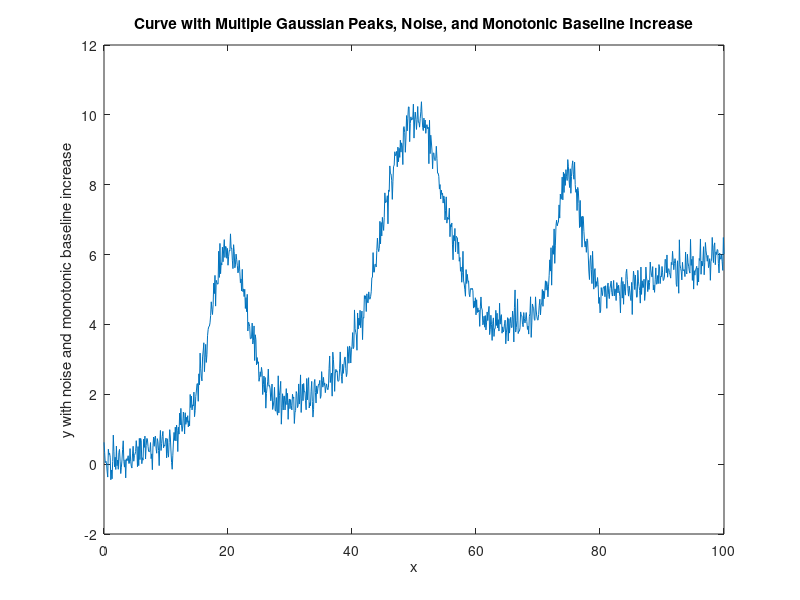

Reproduce this figure in MATLAB. (Note: this script raises an error after producing the figure.)
% Define the x values
x = 0:0.1:100;

% Parameters for multiple Gaussian peaks
% For each peak: [height, center, width]
peaks = [5, 20, 3;  % Peak 1
         7, 50, 5;  % Peak 2
         4, 75, 2]; % Peak 3

% Initialize the y values
y = zeros(size(x));

% Add each Gaussian peak to the y values
for i = 1:size(peaks, 1)
    a = peaks(i, 1);
    b = peaks(i, 2);
    c = peaks(i, 3);
    y = y + a * exp(-(x - b).^2 / (2 * c^2));
end

% Add Gaussian noise
noise_amplitude = 0.3;  % Adjust this value for more or less noise
noise = noise_amplitude * randn(size(x));
y_noisy = y + noise;

% Add a monotonically increasing baseline
baseline_slope = 0.06;  % Adjust this value to control the slope of the baseline
baseline = baseline_slope * x;
y_monotonic_baseline = y_noisy + baseline;

% Plotting the curve with noise and monotonic baseline increase
plot(x, y_monotonic_baseline);
xlabel('x');
ylabel('y with noise and monotonic baseline increase');
title('Curve with Multiple Gaussian Peaks, Noise, and Monotonic Baseline Increase');

N = 10;             % Filter order, choose based on your requirements
Fc = 0.05;           % Cutoff frequency (normalized from 0 to 1, where 1 is half the sampling rate)
windowType = 'low'; % Window type, e.g., Hamming, Hann, Blackman, etc.

% Designing the FIR filter
b = fir1(N, Fc, windowType);
% Apply the FIR filter to the signal
% y_denoise = filtfilt(b, 1, y_monotonic_baseline);

y_denoise = movmean(y_monotonic_baseline, 20);
%find peaks
nHalfWin = 30;
peakXind = [];
for k=1 + nHalfWin:length(y_denoise) - nHalfWin
    lo = k - nHalfWin;
    if lo <= 1
        lo = 1;
    end
    up = k + nHalfWin;
    if(k>= length(y_denoise))
        up = length(y_denoise);
    end
    found = true;
    while(lo < up)
        if y_denoise(lo) > y_denoise(k)
            found = false;
            break;
        end
        lo = lo + 1;
    end
    if found
        xline(k./10);
        peakXind = [peakXind; k];
    end
end



% yy = y_denoise;
% x_tang = [];
% nStep = 5;
% for k=2:length(yy)
%     slope = yy(k) - yy(k-1);
%     lo = k - nStep;
%     if lo < 1
%         lo = 1;
%     end
%     
%     up = k+ nStep;
%     if up > length(yy)
%         up = length(yy);
%     end
%     
%     isT = 1;
%     while(lo < up)
%         if(yy(lo) < slope * (lo - k) + yy(k) )
%             isT = 0;
%             break;
%         end
%         lo = lo + 1;
%     end
%     if isT == 1
%         x_tang = [x_tang; k];
%         hold on;
%         xline(k./10);
%     end
%     
% end
% hold on;
yline(0);


% splineFit = spline(x, y_denoise);
% y_fittedCurve = ppval(splineFit, x);

% Evaluate spline
hold on;
% plot(x, y_fittedCurve, 'r', 'linewidth', 2);
plot(x, y_denoise, 'r', 'linewidth', 2);

%y_corrected = detrend(y_denoise);

nStep = 1;
% y_denoise = y_fittedCurve;
yyy = y_denoise(nStep + 1:end) - y_denoise(1:end-nStep);
% plot(x(2:end), 5.*(y_denoise) - 1), 'b', 'linewidth', 2);
% yyy = movmean(yyy, 10);
x1 = x(nStep + 1:end);
% yyy = downsample(yyy, 3);
% xxx = downsample(x1, 3);
yyy = movmean(yyy, 10);
plot(x1, 20* yyy, 'k', 'linewidth', 1);


% % Step 1: Identify tangent points
% signal = y_denoise;
% [~, minLocations] = findpeaks(-signal);
% 
% % Step 2: Interpolate to estimate the baseline
% baseline = interp1(minLocations, signal(minLocations), 1:length(signal), 'linear', 'extrap');
% 
% % Step 3: Subtract the baseline
% y_corrected = signal - baseline;

% hold on;
% plot(x, y_corrected, 'k', 'linewidth', 2);


% Open a file for writing
fileID = fopen('xy_data.txt', 'w');

% Check if the file was opened successfully
if fileID == -1
    error('File could not be opened.');
end

% Write each pair of x and y values to the file
for i = 1:length(x)
    fprintf(fileID, '%f %f\n', x(i), y_monotonic_baseline(i));
end

% Close the file
fclose(fileID);

